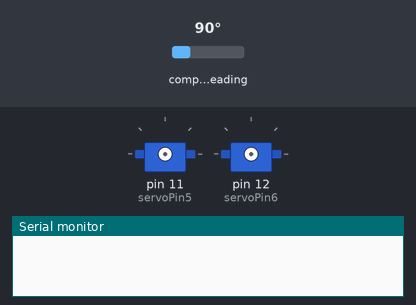
Bench run of a sketch on a simulated Arduino Mega 2560, built with avr-gcc and run on an emulated ATmega2560. Parts: 2 × servo, the last lines printed to the serial monitor. Wiring (inferred from the names in the program): HMC5883L compass at I2C address 0x1E. The test bench sets the inputs (shaded band); at power-on: compass heading 90°.

Above: at 0.1 s.
At 2.2 s:
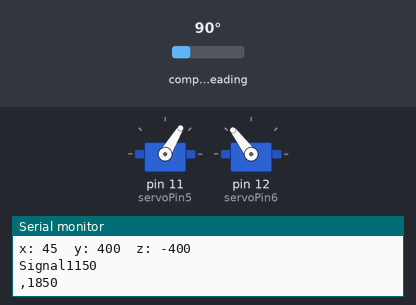
2.3 s: compass heading set to 7°
Timing chart, 0 to 5.3 s (numbered marks = the images above; inputs shaded):
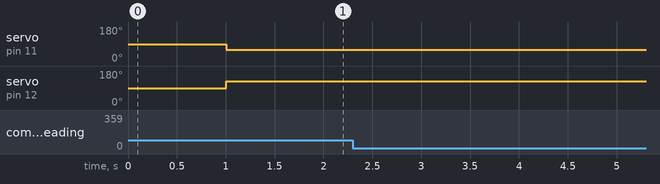

The sketch:

hmc_with_2_t100.ino
```cpp
#include <Servo.h>
#include <Wire.h>

#define address 0x1E

int servoPin5 = 11;
int servoPin6 = 12;
int x,y,z;

//#define MAX_FDIR 1900
//#define MIN 1500
//#define MAX_RDIR 1100
Servo t5,t6;

#define LED_PIN 13
bool blinkState = false;

void setup()
{
  //Initialize Serial and I2C COMMUNICATIONS
  Serial.begin(9600);
  Wire.begin();
  digitalWrite(22,HIGH);
  //Put the HMC5883 IC into the correct operating mode
  Wire.beginTransmission(address); //open communication with HMC5883
  Wire.write(0x02); //select mode register
  Wire.write(0x00); //continuous measurement mode
  Wire.endTransmission();
  delay(1000);

  t5.attach(servoPin5);
  t6.attach(servoPin6);
}

void loop()
{
  static int signal_t5 = 1100;
  static int signal_t6 = 1100;

  //Tell the HMC5883L where to begin reading data
  Wire.beginTransmission(address);
  Wire.write(0x03); //select register 3, X MSB register
  Wire.endTransmission();

  //Read data from each axis, 2 registers per axis
  Wire.requestFrom(address, 6);
  if(6<=Wire.available())
  {
    x = Wire.read()<<8; //X msb
    x |= Wire.read(); //X lsb

    z = Wire.read()<<8; //Z msb
    z |= Wire.read(); //Z lsb
    y = Wire.read()<<8; //Y msb
    y |= Wire.read(); //Y lsb
  }

  if(x=45) // Forward
  {
    signal_t5=1150;
    signal_t6=1850;
  }

  else if(x>45)  // Backward
  {
    signal_t5=1850;
    signal_t6=1150;
  }


  else if(x=4)  // Left
  {
    signal_t5=1150;
    signal_t6=1350;
  }

  else if(x=47)  // Right
  {
    signal_t5=1350;
    signal_t6=1150;
  }

  t5.writeMicroseconds(signal_t5);
  t6.writeMicroseconds(signal_t6);

  //Print out values of each axis
  Serial.print("x: ");
  Serial.print(x);
  Serial.print("  y: ");
  Serial.print(y);
  Serial.print("  z: ");
  Serial.println(z);

  Serial.print("Signal");
  Serial.println(signal_t5);
  Serial.print(",");
  Serial.println(signal_t6);
  delay(100);

  // blink LED to indicate activity
  blinkState = !blinkState;
  digitalWrite(LED_PIN, blinkState);
}
```
